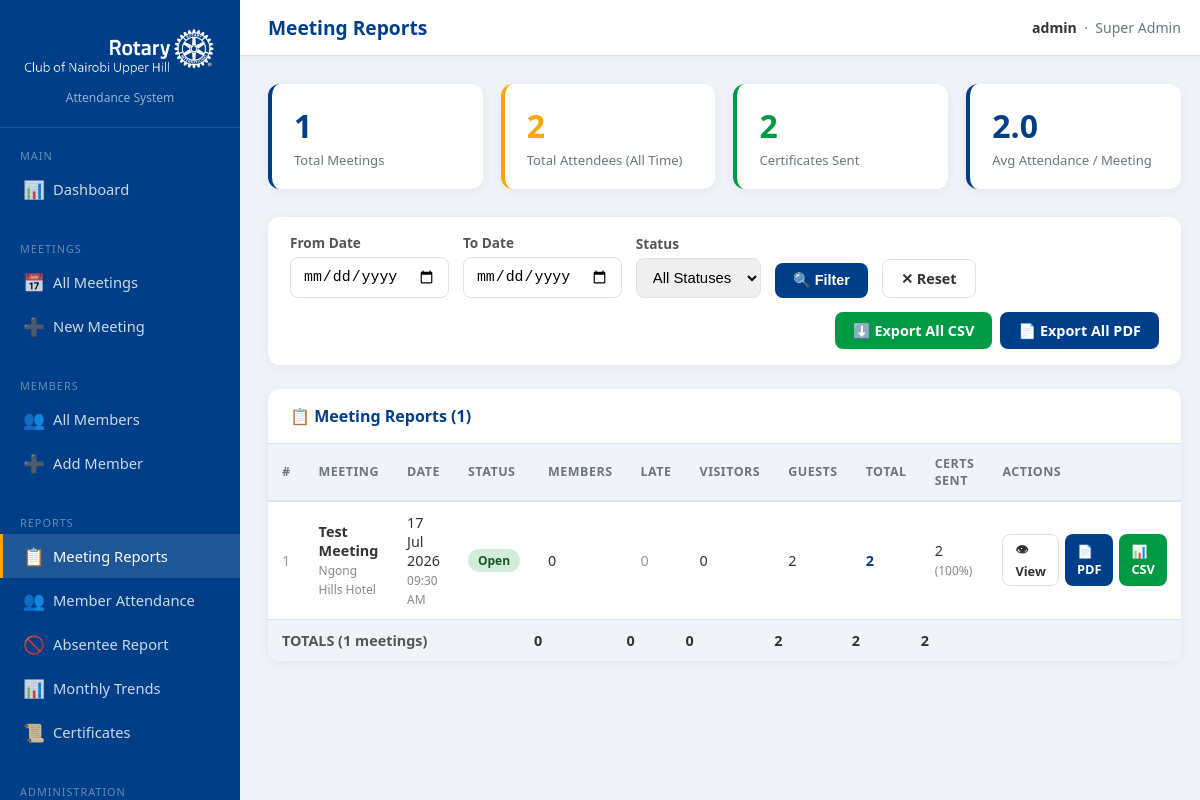
The app's page /admin/reports/index.php (signed in) with its own data.
### tables this page shows
CREATE TABLE `meetings` (
  `id` int UNSIGNED NOT NULL,
  `club_id` int UNSIGNED NOT NULL,
  `title` varchar(200) NOT NULL,
  `meeting_date` date NOT NULL,
  `start_time` time NOT NULL,
  `end_time` time DEFAULT NULL,
  `venue` varchar(255) DEFAULT NULL,
  `theme` varchar(255) DEFAULT NULL,
  `qr_token` varchar(100) NOT NULL,
  `qr_expires_at` datetime DEFAULT NULL,
  `status` enum('Scheduled','Open','Closed','Cancelled') NOT NULL DEFAULT 'Scheduled',
  `created_by` int UNSIGNED DEFAULT NULL,
  `created_at` timestamp NOT NULL DEFAULT CURRENT_TIMESTAMP,
  `updated_at` timestamp NOT NULL DEFAULT CURRENT_TIMESTAMP ON UPDATE CURRENT_TIMESTAMP
);

### includes/ReportGenerator.php (called while the page is built, shortened)
<?php
class ReportGenerator
{
    private PDO  $pdo;
    public function __construct(PDO  $pdo)
    {
         $this->pdo =  $pdo;
    }
    public function getAllMeetingsSummary(array  $filters = []): array
    {
         $where  = ['1=1'];
         $params = [];
         $whereStr = implode(' AND ',  $where);
         $stmt =  $this->pdo->prepare("
            SELECT m.id, m.title, m.meeting_date, m.start_time,
                   m.venue, m.status, c.club_name,
                   COALESCE(ms.total_members_present,    0) AS members,
                   COALESCE(ms.total_late_members,       0) AS late,
                   COALESCE(ms.total_visiting_rotarians, 0) AS visitors,
                   COALESCE(ms.total_guests,             0) AS guests,
                   COALESCE(ms.total_attendees,          0) AS total,
                   COALESCE(ms.total_certificates_sent,  0) AS certs_sent,
                   ms.report_generated_at
            FROM   meetings m
            JOIN   clubs c ON c.id = m.club_id
            LEFT   JOIN meeting_summary ms ON ms.meeting_id = m.id
            WHERE   $whereStr
            ORDER  BY m.meeting_date DESC, m.start_time DESC
        ");
         $stmt->execute($params);
        return  $stmt->fetchAll();
    }
    public function getClubAggregates(): array
    {
        return  $this->pdo->query("
            SELECT
                COUNT(DISTINCT m.id)                           AS total_meetings,
                COALESCE(SUM(ms.total_members_present),    0)  AS total_member_checkins,
                COALESCE(SUM(ms.total_visiting_rotarians), 0)  AS total_visitors,
                COALESCE(SUM(ms.total_guests),             0)  AS total_guests,
                COALESCE(SUM(ms.total_attendees),          0)  AS grand_total,
                COALESCE(SUM(ms.total_certificates_sent),  0)  AS total_certs_sent,
                COALESCE(AVG(ms.total_attendees),          0)  AS avg_attendance
            FROM meetings m
            LEFT JOIN meeting_summary ms ON ms.meeting_id = m.id
            WHERE m.status IN ('Open','Closed')
        ")->fetch();
    }
}

### admin/reports/index.php (the view, shortened to what this page needs)
<?php
require_once '../../config/db.php';
require_once '../../includes/ReportGenerator.php';
$pdo       = getPDO();
$reporter  = new ReportGenerator($pdo);
$filters = [
    'from_date' =>  $_GET['from_date'] ?? '',
    'to_date'   =>  $_GET['to_date']   ?? '',
    'status'    =>  $_GET['status']    ?? '',
];
$meetings   =  $reporter->getAllMeetingsSummary($filters);
$aggregates =  $reporter->getClubAggregates();
require_once '../includes/layout_top.php';
?>
<div class="stats-grid" style="grid-template-columns:repeat(4,1fr); margin-bottom:28px;">
    <div class="stat-card">
        <div class="val"><?= number_format($aggregates['total_meetings']) ?></div>
        <div class="lbl">Total Meetings</div>
    </div>
    <div class="stat-card gold">
        <div class="val"><?= number_format($aggregates['grand_total']) ?></div>
        <div class="lbl">Total Attendees (All Time)</div>
    </div>
    <div class="stat-card green">
        <div class="val"><?= number_format($aggregates['total_certs_sent']) ?></div>
        <div class="lbl">Certificates Sent</div>
    </div>
    <div class="stat-card">
        <div class="val"><?= number_format($aggregates['avg_attendance'], 1) ?></div>
        <div class="lbl">Avg Attendance / Meeting</div>
    </div>
</div>
<div class="card mb-4">
    <div class="card-body" style="padding:16px 22px;">
        <form method="GET" style="display:flex; gap:14px; align-items:flex-end; flex-wrap:wrap;">
            <div class="form-group" style="margin:0;">
                <label>From Date</label>
                <input type="date" name="from_date"
                       value="<?= htmlspecialchars($filters['from_date']) ?>">
            </div>
            <div class="form-group" style="margin:0;">
                <label>To Date</label>
                <input type="date" name="to_date"
                       value="<?= htmlspecialchars($filters['to_date']) ?>">
            </div>
            <div class="form-group" style="margin:0;">
                <label>Status</label>
                <select name="status">
                    <option value="">All Statuses</option>
                </select>
            </div>
            <button type="submit" class="btn btn-primary">🔍 Filter</button>
            <a href="index.php" class="btn btn-outline">✕ Reset</a>
            <div style="margin-left:auto; display:flex; gap:8px;">
                <a href="export_csv.php?<?= http_build_query($filters) ?>&all=1"
                   class="btn btn-green">⬇️ Export All CSV</a>
                <a href="export_pdf.php?<?= http_build_query($filters) ?>&all=1"
                   class="btn btn-primary">📄 Export All PDF</a>
            </div>
        </form>
    </div>
</div>
<div class="card">
    <div class="card-header">
        <h2>📋 Meeting Reports (<?= count($meetings) ?>)</h2>
    </div>
    <div class="table-wrap">
        <table>
            <thead>
                <tr>
                    <th>#</th>
                    <th>Meeting</th>
                    <th>Date</th>
                    <th>Status</th>
                    <th>Members</th>
                    <th>Late</th>
                    <th>Visitors</th>
                    <th>Guests</th>
                    <th>Total</th>
                    <th>Certs Sent</th>
                    <th>Actions</th>
                </tr>
            </thead>
            <tbody>
            <?php if (empty($meetings)): ?>
                <tr>
                    <td colspan="11"
                        style="text-align:center; color:#999; padding:40px;">
                        No meetings found for the selected filters.
                    </td>
                </tr>
            <?php else: ?>
                <?php foreach ($meetings as  $i =>  $m):
                     $badgeMap = [
                        'Scheduled' => 'badge-gold',
                        'Open'      => 'badge-green',
                        'Closed'    => 'badge-gray',
                        'Cancelled' => 'badge-red',
                    ];
                     $badge =  $badgeMap[$m['status']] ?? 'badge-gray';
                ?>
                <tr>
                    <td style="color:#999"><?=  $i + 1 ?></td>
                    <td>
                        <strong><?= htmlspecialchars($m['title']) ?></strong><br>
                        <small style="color:#888">
                            <?= htmlspecialchars($m['venue'] ?? '—') ?>
                        </small>
                    </td>
                    <td>
                        <?= date('d M Y', strtotime($m['meeting_date'])) ?><br>
                        <small style="color:#888">
                            <?= date('h:i A', strtotime($m['start_time'])) ?>
                        </small>
                    </td>
                    <td>
                        <span class="badge <?=  $badge ?>"><?=  $m['status'] ?></span>
                    </td>
                    <td><?=  $m['members'] ?></td>
                    <td>
                        <?php if ($m['late'] > 0): ?>
                            <span class="badge badge-red"><?=  $m['late'] ?></span>
                        <?php else: ?>
                            <span style="color:#999">0</span>
                        <?php endif; ?>
                    </td>
                    <td><?=  $m['visitors'] ?></td>
                    <td><?=  $m['guests'] ?></td>
                    <td>
                        <strong style="color:#003f87"><?=  $m['total'] ?></strong>
                    </td>
                    <td>
                        <?php
                         $totalIssued =  $m['members'] +  $m['visitors'] +  $m['guests'];
                         $pct =  $totalIssued > 0
                            ? round(($m['certs_sent'] /  $totalIssued) * 100)
                            : 0;
                        ?>
                        <?=  $m['certs_sent'] ?>
                        <small style="color:#888">(<?=  $pct ?>%)</small>
                    </td>
                    <td>
                        <div class="actions">
                            <a href="meeting.php?id=<?=  $m['id'] ?>"
                               class="btn btn-outline btn-sm">👁 View</a>
                            <a href="export_pdf.php?id=<?=  $m['id'] ?>"
                               class="btn btn-primary btn-sm">📄 PDF</a>
                            <a href="export_csv.php?id=<?=  $m['id'] ?>"
                               class="btn btn-green btn-sm">📊 CSV</a>
                        </div>
                    </td>
                </tr>
                <?php endforeach; ?>
            <?php endif; ?>
            </tbody>
            <?php if (!empty($meetings)): ?>
            <tfoot>
                <tr style="background:#f0f4f8; font-weight:700;">
                    <td colspan="4" style="padding:11px 14px; color:#555;">
                        TOTALS (<?= count($meetings) ?> meetings)
                    </td>
                    <td><?= array_sum(array_column($meetings,'members')) ?></td>
                    <td><?= array_sum(array_column($meetings,'late')) ?></td>
                    <td><?= array_sum(array_column($meetings,'visitors')) ?></td>
                    <td><?= array_sum(array_column($meetings,'guests')) ?></td>
                    <td><?= array_sum(array_column($meetings,'total')) ?></td>
                    <td><?= array_sum(array_column($meetings,'certs_sent')) ?></td>
                    <td></td>
                </tr>
            </tfoot>
            <?php endif; ?>
        </table>
    </div>
</div>
<?php require_once '../includes/layout_bottom.php'; ?>

### admin/includes/layout_top.php (style rules this page uses)
*, *::before, *::after { box-sizing: border-box; margin: 0; padding: 0; }
:root { --blue: #003f87; --gold: #f7a800; --green: #009a44; --red: #c0392b; --light: #f0f4f8; --white: #ffffff; --text: #333333; --muted: #6c757d; --border: #dee2e6; --sidebar-w: 240px; }
body { font-family: 'Segoe UI', sans-serif; background: var(--light); color: var(--text); display: flex; min-height: 100vh; }
.card { background: var(--white); border-radius: 12px; box-shadow: 0 2px 12px rgba(0,0,0,0.06); overflow: hidden; }
.card-header { padding: 16px 22px; border-bottom: 1px solid var(--border); display: flex; align-items: center; justify-content: space-between; }
.card-header h2 { font-size: 1rem; color: var(--blue); }
.card-body { padding: 22px; }
.stats-grid { display: grid; grid-template-columns: repeat(auto-fit, minmax(180px,1fr)); gap: 18px; margin-bottom: 28px; }
.stat-card { background: var(--white); border-radius: 12px; padding: 20px 22px; box-shadow: 0 2px 12px rgba(0,0,0,0.06); border-left: 4px solid var(--blue); }
.stat-card.gold { border-left-color: var(--gold); }
.stat-card.green { border-left-color: var(--green); }
.stat-card .val { font-size: 2rem; font-weight: 800; color: var(--blue); }
.stat-card.gold .val { color: var(--gold); }
.stat-card.green .val { color: var(--green); }
.stat-card .lbl { font-size: 0.82rem; color: var(--muted); margin-top: 4px; }
.btn { display: inline-flex; align-items: center; gap: 6px; padding: 9px 18px; border-radius: 8px; font-size: 0.9rem; font-weight: 600; cursor: pointer; border: none; text-decoration: none; transition: opacity 0.2s; }
.btn-primary { background: var(--blue); color: #fff; }
.btn-green { background: var(--green); color: #fff; }
.btn-outline { background: transparent; border: 1.5px solid var(--border); color: var(--text); }
.btn-sm { padding: 5px 12px; font-size: 0.8rem; }
.table-wrap { overflow-x: auto; }
table { width: 100%; border-collapse: collapse; font-size: 0.9rem; }
thead th { background: var(--light); padding: 11px 14px; text-align: left; font-size: 0.78rem; text-transform: uppercase; letter-spacing: 0.5px; color: var(--muted); border-bottom: 2px solid var(--border); }
tbody tr { border-bottom: 1px solid var(--border); transition: background 0.1s; }
tbody td { padding: 11px 14px; vertical-align: middle; }
.badge { display: inline-block; padding: 3px 10px; border-radius: 20px; font-size: 0.75rem; font-weight: 600; }
.badge-green { background: #d4edda; color: #155724; }
.form-group { display: flex; flex-direction: column; gap: 5px; }
label { font-size: 0.85rem; font-weight: 600; color: #555; }
input[type=text], input[type=email], input[type=tel], input[type=date], input[type=time], input[type=password], select, textarea { padding: 10px 12px; border: 1.5px solid var(--border); border-radius: 8px; font-size: 0.93rem; width: 100%; transition: border-color 0.2s; }
.mb-4 { margin-bottom: 24px; }
.actions { display: flex; gap: 6px; }

### records on screen
meetings: title "Test Meeting", venue "Ngong Hills Hotel", meeting_date "17 Jul 2026", start_time "09:30 AM", status "Open", members "0", visitors "0", guests "2", total "2", certs_sent "2", pct "100"

### other values on screen
$pageTitle "Meeting Reports"
$_SESSION['admin_username'] "admin"
$_SESSION['admin_role'] "Super Admin"
$aggregates['total_meetings'] "1"
$aggregates['grand_total'] "2"
$aggregates['total_certs_sent'] "2"
$aggregates['avg_attendance'] "2.0"
count($meetings) "1"
array_sum(array_column($meetings,'members')) "0"
array_sum(array_column($meetings,'late')) "0"
array_sum(array_column($meetings,'visitors')) "0"
array_sum(array_column($meetings,'guests')) "2"
array_sum(array_column($meetings,'total')) "2"
array_sum(array_column($meetings,'certs_sent')) "2"
